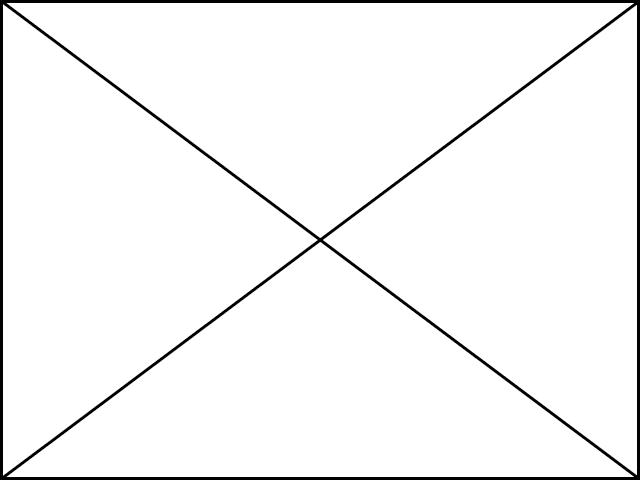
#> input picture v1.png, 640 x 480 px, given in place of the camera
$ python K_Mean_Segmentation.py
#> lines starting #> are read from the running program, lines starting #| are printed output that depends on the picture; after the words box and inside, x2 and y2 are one past the last pixel; in counts of white or black regions, pixels touching at a corner belong together
from __future__ import print_function
from imutils.video import WebcamVideoStream
from imutils.video import FPS
from sklearn.cluster import KMeans
import matplotlib.pyplot as plt
import numpy as np
import imutils
import cv2
import time


print("[INFO] sampling THREADED frames from webcam...")
vs = WebcamVideoStream(src=0).start()
time.sleep(2)
fps = FPS().start()
times = []
pixel = []


def centroid_histogram(clt):
    # grab the number of different clusters and create a histogram
    # based on the number of pixels assigned to each cluster
    numLabels = np.arange(0, len(np.unique(clt.labels_)) + 1)
    (hist, _) = np.histogram(clt.labels_, bins=numLabels)

    # normalize the histogram, such that it sums to one
    hist = hist.astype("float")
    hist /= hist.sum()

    # return the histogram
    return hist


def plot_colors(hist, centroids):
    # initialize the bar chart representing the relative frequency
    # of each of the colors
    bar = np.zeros((50, 300, 3), dtype="uint8")
    startX = 0

    # loop over the percentage of each cluster and the color of
    # each cluster
    for (percent, color) in zip(hist, centroids):
        # plot the relative percentage of each cluster
        endX = startX + (percent * 300)
        cv2.rectangle(bar, (int(startX), 0), (int(endX), 50),
                      color.astype("uint8").tolist(), -1)
        startX = endX

    # return the bar chart
    return bar


start_time = time.time()
frame = vs.read()
#> frame is the input picture: shape (480, 640, 3); mean B, G, R 245.6, 245.6, 245.6
frame = imutils.resize(frame, width=640, height=480)
frame = cv2.cvtColor(frame, cv2.COLOR_BGR2RGB)

plt.figure()
plt.axis("off")
plt.imshow(frame)

gray = cv2.cvtColor(frame, cv2.COLOR_RGB2GRAY)
ret, thresh = cv2.threshold(gray, 0, 255, cv2.THRESH_BINARY_INV + cv2.THRESH_OTSU)
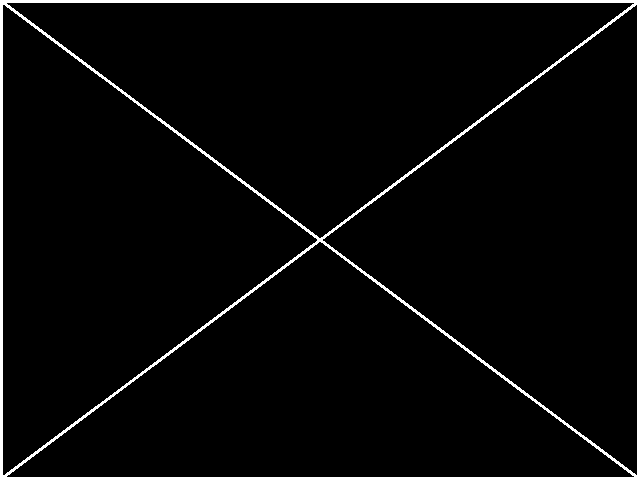
#> thresh: shape (480, 640); 3.7% white; 1 white region, box (x1, y1, x2, y2) and area: (0, 0, 640, 480) 11334
#> ret = 128

src = cv2.split(frame)

and_img1 = cv2.bitwise_and(src[0], thresh)
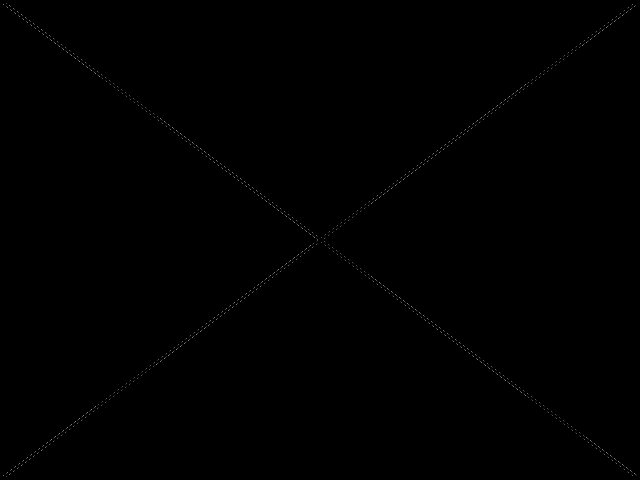
#> and_img1: shape (480, 640); min 0, max 129, mean 0.3
and_img2 = cv2.bitwise_and(src[1], thresh)
and_img3 = cv2.bitwise_and(src[2], thresh)
and_img = cv2.merge((and_img1, and_img2, and_img3))
px = and_img[100, :]
#> px = 640 rows, first 8: [0, 0, 0], [0, 0, 0], [0, 0, 0], [0, 0, 0], [0, 0, 0], [0, 0, 0], [0, 0, 0], [0, 0, 0]

for x in px:
    if x[0] != 0 and x[1] != 0 and x[2] != 0:
        pixel.append(x)
#> after the loop, pixel = [[83, 82, 82], [32, 32, 31]]

# -------------------------------------------------------------------------------------
# image = and_img.reshape((and_img.shape[0] * and_img.shape[1], 3))

clt = KMeans(n_clusters=2)
clt.fit(pixel)
hist = centroid_histogram(clt)
bar = plot_colors(hist, clt.cluster_centers_)
#> after the loop in plot_colors, `for (percent, color) in zip(hist, centroids):`:
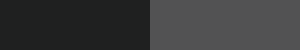
#> bar: shape (50, 300, 3); mean of channels 0, 1, 2 57.5, 57, 56.5; drawn as B, G, R
# -------------------------------------------------------------------------------------

times.append(time.time() - start_time)
print(sum(times))
times.clear()

plt.figure()
plt.axis("off")
plt.imshow(bar)
plt.show()

# do a bit of cleanup
cv2.destroyAllWindows()
vs.stop()
